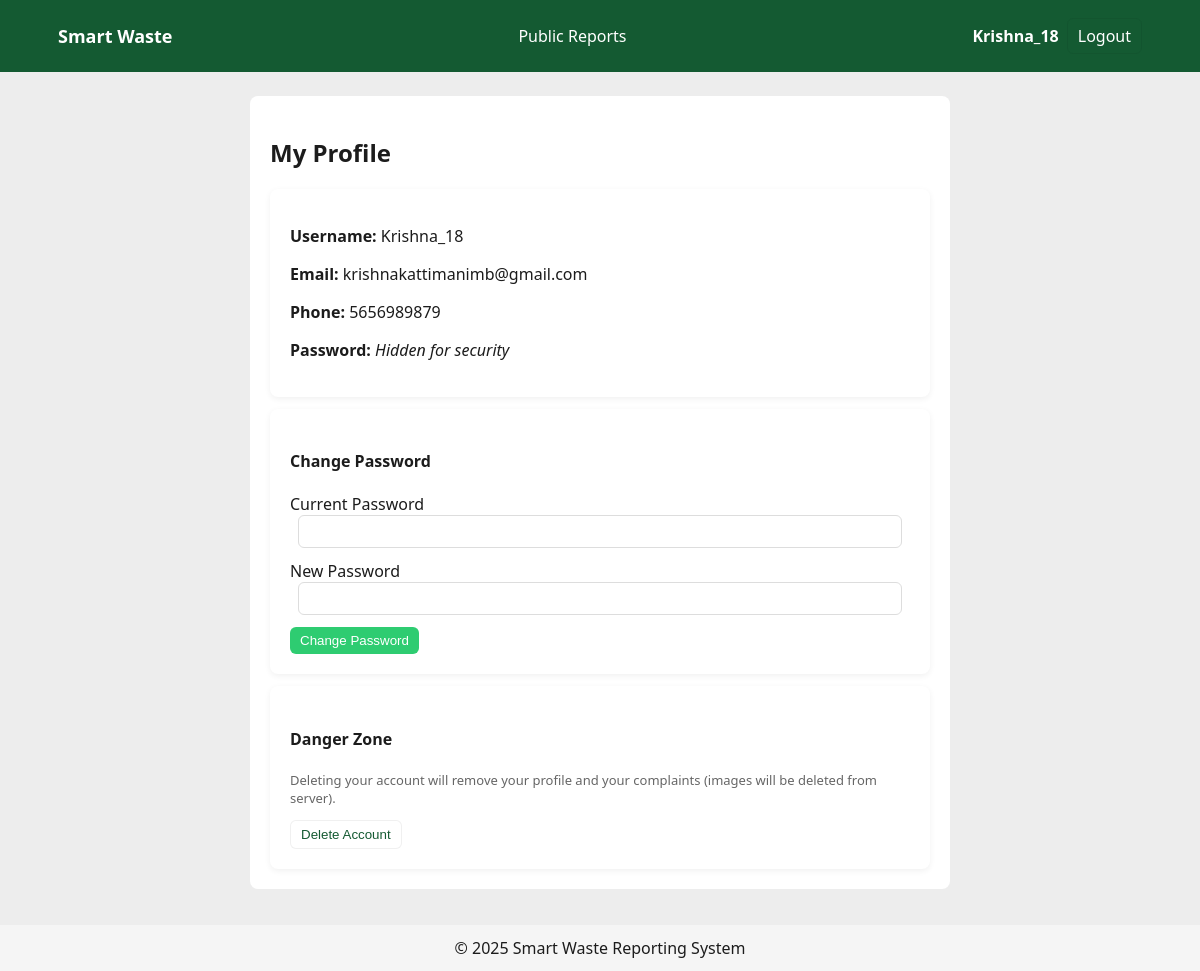
Page /profile (signed in) on the committed database.
### tables this page shows
CREATE TABLE users (
        id INTEGER PRIMARY KEY AUTOINCREMENT,
        username TEXT NOT NULL,
        email TEXT UNIQUE NOT NULL,
        phone TEXT,
        password_hash TEXT NOT NULL,
        role TEXT NOT NULL,
        created_at TEXT
    , firebase_uid TEXT);

### app.py (the view)
@app.route('/profile')
@login_required
def profile():
    db = get_db()
    cur = db.cursor()
    cur.execute('SELECT id, username, email, phone, role, created_at FROM users WHERE id=?', (session['user_id'],))
    user = cur.fetchone()
    if not user:
        flash('User not found.', 'danger')
        return redirect(url_for('index'))
    return render_template('profile.html', user=user)

### app.py (called while the page is built)
@app.context_processor
def inject_now():
    return {'now': datetime.utcnow}

def login_required(f):
    from functools import wraps
    @wraps(f)
    def decorated_function(*args, **kwargs):
        if 'user_id' not in session:
            flash('Please log in to access this page.', 'warning')
            return redirect(url_for('login'))
        return f(*args, **kwargs)
    return decorated_function

### db.py (called while the page is built)
def get_db():
    db = getattr(g, '_database', None)
    if db is None:
        db = sqlite3.connect(DB_PATH)
        db.row_factory = sqlite3.Row
        g._database = db
    return db

def close_connection(e=None):
    db = getattr(g, '_database', None)
    if db is not None:
        db.close()

### templates/profile.html (shortened to what this page needs)
{% extends 'base.html' %}
{% block content %}
<section class="form-section" data-aos="fade-up">
  <h2>My Profile</h2>
  <div class="card white">
    <p><strong>Username:</strong> {{ user['username'] }}</p>
    <p><strong>Email:</strong> {{ user['email'] }}</p>
    <p><strong>Phone:</strong> {{ user['phone'] or 'Not set' }}</p>
    <p><strong>Password:</strong> <em>Hidden for security</em></p>
  </div>
  <div class="card white" style="margin-top:12px;">
    <h4>Change Password</h4>
    <form method="post" action="{{ url_for('change_password') }}">
        <label>Current Password</label>
        <div class="input-group pw-group"><input class="pw-input" type="password" name="current_password" required></div>
        <label>New Password</label>
        <div class="input-group pw-group"><input class="pw-input" type="password" name="new_password" required></div>
      <button class="btn primary" type="submit">Change Password</button>
    </form>
  </div>
  <div class="card white" style="margin-top:12px;">
    <h4>Danger Zone</h4>
    <p class="muted">Deleting your account will remove your profile and your complaints (images will be deleted from server).</p>
    <form method="post" action="{{ url_for('delete_account') }}" onsubmit="return confirm('Are you sure you want to delete your account? This action cannot be undone.');">
      <button class="btn" type="submit">Delete Account</button>
    </form>
  </div>
</section>
{% endblock %}

### templates/base.html (shortened to what this page needs)
<!doctype html>
<html lang="en">
  <head>
    <link href='https://unpkg.com/boxicons@2.1.4/css/boxicons.min.css' rel='stylesheet'>
    <link href="https://unpkg.com/aos@2.3.1/dist/aos.css" rel="stylesheet">
    <link rel="stylesheet" href="{{ url_for('static', filename='css/styles.css') }}">
  </head>
  <body>
    <header class="site-header">
      <nav class="navbar">
        <div class="brand">  Smart Waste</div>
        <ul class="nav-links">
          {% if session.get('role') == 'user' %}
            <li><a href="{{ url_for('user_dashboard') }}"><i class='bx bxs-dashboard'></i> Dashboard</a></li>
            <li><a href="{{ url_for('new_complaint') }}"><i class='bx bx-plus-circle'></i> New Report</a></li>
            <li><a href="{{ url_for('my_complaints') }}"><i class='bx bx-list-ul'></i> My Reports</a></li>
            <li><a href="{{ url_for('public_reports') }}"><i class='bx bx-globe'></i> Public Reports</a></li>
          {% else %}
            <li><a href="{{ url_for('public_reports') }}"> Public Reports</a></li>
          {% endif %}
        </ul>
        <div class="auth-links">
          {% if session.get('user_id') %}
            <a href="{{ url_for('profile') }}" class="user">  {{ session.get('username') }}</a>
            <a href="{{ url_for('logout') }}" class="btn btn-ghost">Logout</a>
          {% else %}
            <a href="{{ url_for('login') }}" class="btn">Login</a>
            <a href="{{ url_for('register') }}" class="btn btn-outline">Register</a>
          {% endif %}
        </div>
      </nav>
    </header>
    <main class="container">
      {% block content %}{% endblock %}
    </main>
    <footer class="site-footer">
      <div>© {{ now().year }} Smart Waste Reporting System</div>
    </footer>
  </body>
</html>

### static/css/styles.css (style rules this page uses)
:root { --primary: #2ECC71; --dark: #145A32; --white: #FFFFFF; --charcoal: #1C1C1C; --light: #EDEDED; }
* { box-sizing:border-box }
body { font-family:Segoe UI, Roboto, Arial, sans-serif; margin:0; background:var(--light); color:var(--charcoal) }
.site-header { background:var(--dark); color:var(--white); padding:10px 0 }
.navbar { max-width:1100px; margin:0 auto; display:flex; align-items:center; justify-content:space-between; padding:8px }
.brand { font-weight:700; font-size:18px }
.nav-links { list-style:none; display:flex; gap:12px; margin:0; padding:0 }
.nav-links li a { color:var(--white); text-decoration:none; padding:8px }
.auth-links { display:flex; gap:8px; align-items:center }
.btn { background:var(--white); color:var(--dark); border-radius:6px; padding:6px 10px; text-decoration:none; border:1px solid rgba(0,0,0,0.06) }
.auth-links .user { color:var(--white); text-decoration:none; font-weight:600 }
.btn.primary { background:var(--primary); color:var(--white); border:none }
.btn.btn-ghost { background:transparent; color:var(--white) }
.container { max-width:1100px; margin:24px auto; padding:0 12px }
.card { background:var(--white); border-radius:8px; padding:16px; box-shadow:0 2px 6px rgba(0,0,0,0.06); flex:0 1 220px; min-width:180px; max-width:320px }
@media (min-width:1100px) { .card { flex:initial; max-width:none; padding:20px } }
.card.white { background:var(--white) }
.auth-section, .form-section { max-width:700px; margin:0 auto; background:var(--white); padding:20px; border-radius:8px }
.input-group { display:flex; align-items:center; gap:8px; margin-bottom:12px }
input[type=text], input[type=email], input[type=password], textarea, select { flex:1; padding:8px; border:1px solid #ddd; border-radius:6px }
.muted { color:#666; font-size:13px }
.site-footer { padding:12px 0; background:#f5f5f5; text-align:center; margin-top:36px }

### rows in the picture
users: get "Krishna_18", username "Krishna_18", email "krishnakattimanimb@gmail.com", phone "5656989879"
